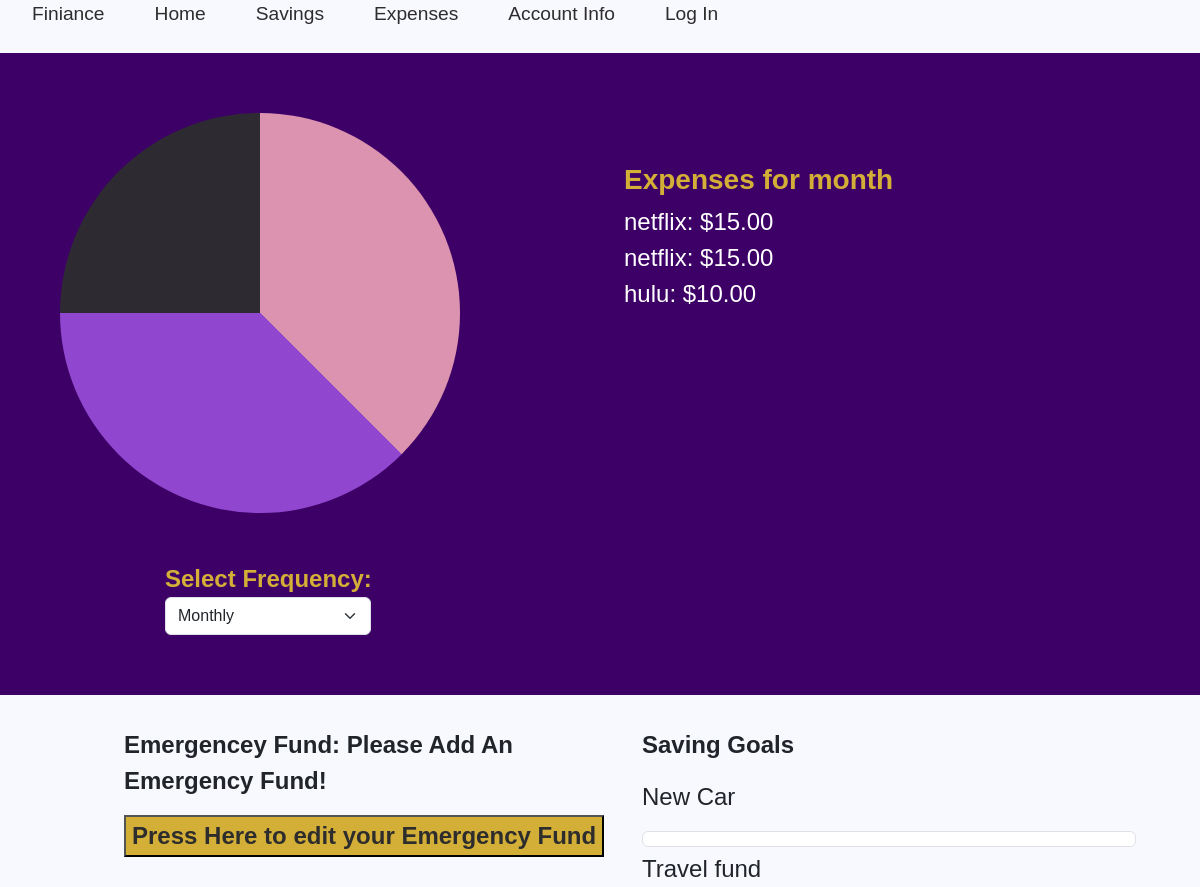
Page /savings/ (upper part) on the earlier database version.
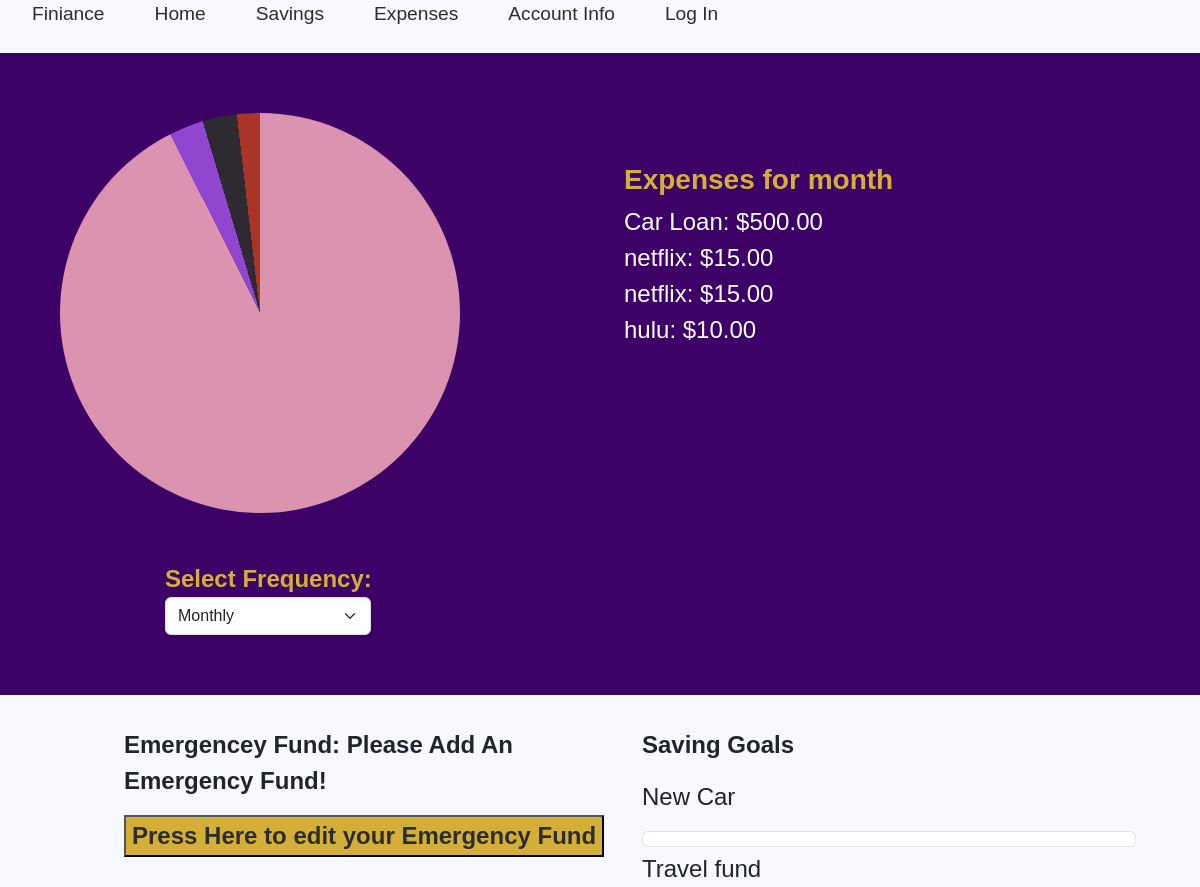
Same page on the later database version.
### expenses/models.py (models this page shows, shortened)
class Expense(models.Model):
    class Meta:
        db_table = 'user_expenses'
        ordering = ['amount']
    FREQUENCY_CHOICES = [
        ('One-Time', 'One-Time'),
        ('Weekly', 'Weekly'),
        ('Monthly', 'Monthly'),
        ('Yearly', 'Yearly'),
    ]
    user = models.ForeignKey(CustomUser, on_delete=models.CASCADE)
    label = models.CharField(max_length=100)
    amount = models.DecimalField(max_digits=10, decimal_places=2)
    date = models.DateField(default=timezone.now)
    frequency = models.CharField(max_length=10, choices=FREQUENCY_CHOICES, default='One-Time')

### savings/views.py (the view)
# urls.py: path("", views.index, name="index"),
def index(request):
    frequency = "Monthly"
    expenses = Expense.objects.filter(frequency=frequency).order_by('-amount')[:10]
    total_expenses = Expense.objects.filter(frequency=frequency).aggregate(Sum('amount'))['amount__sum'] or 0
    proportions = [expense.amount/total_expenses * 360 if total_expenses > 0 else 0 for expense in expenses]
    proportions = [float(proportion) for proportion in proportions]
    return render(request, "savings/savings.html", {'expenses':expenses, 'proportions': json.dumps(proportions)})

### savings/templates/savings/savings.html (shortened to what this page needs)
<!DOCTYPE html>
<!DOCTYPE html>
<html lang="en-US">
    <head>
        {% load static %}
        {% load bootstrap5 %}
        {% bootstrap_css %}
        <link rel="stylesheet" href="{% static 'savings/style.css' %}" />
    </head>
    <nav>
        <div>
            <ul >
                <li><p>Finiance</p></li>
                <li class="link"><a href="http://127.0.0.1:8000/" >Home</a></li>
                <li class="link">
                    <a href="http://127.0.0.1:8000/savings">Savings</a>
                </li>
                <li class="link">
                    <a href="http://127.0.0.1:8000/expenses" >Expenses</a>
                </li>
                <li class="link">
                    <a href="http://127.0.0.1:8000/accountinfo">Account Info</a>
                </li>
                <li class="link">
                    <a href="http://127.0.0.1:8000/login/login" >Log In</a>
                </li>
            </ul>
        </div>
    </nav>
    <body>
      <div class="section1 row">
          <div class="col">
              <div class="circle1 mb-5"></div>
              <div style="margin-left: 105px;">
                <form method="GET" action="">
                  <label class="heading fw-bold fs-4" for="frequency">Select Frequency:</label>
                  <select id="frequency" class="form-select w-50">
                      <option value="Monthly">Monthly</option>
                  </select>
              </form>
            </div>
          </div>
          <div class="col ms-4 hello">
            <h3 class=" fw-bold heading" id="savingsHeading">Expenses for month</h3>
              <ul class="list-unstyled fs-4 text-white">
                  {% for expense in expenses %}
                  <li >{{ expense.label }}: ${{ expense.amount }}</li>
                  {% endfor %}
              </ul>
          </div>
      </div>
      <div class="row p-3 mt-3 ms-5 fs-4">
        <div class="col ms-5">
          <p class="fw-bold">Emergencey Fund: Please Add An Emergency Fund!</p>
          <p class="d-inline-flex gap-1">
            <button  type="button" data-bs-toggle="collapse" data-bs-target="#collapseExample" aria-expanded="false" aria-controls="collapseExample">
              Press Here to edit your Emergency Fund
            </button>
          </p>
        </div>
        <div class="col me-5">
          <p class="fw-bold">Saving Goals</p>
          <p>New Car</p>
          <div class="progress mb-1 bg-white border border-1" role="progressbar" aria-label="Basic example" aria-valuenow="0" aria-valuemin="0" aria-valuemax="100">
          </div>
          <p>Travel fund</p>
        </div>
      </div>
    </body>
</html>

Differences in the rows shown:
added Expense: label "Car Loan", amount "500.00"
